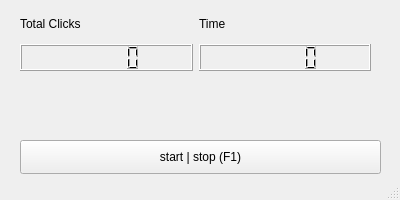
<?xml version="1.0" encoding="UTF-8"?>
<ui version="4.0">
 <class>MainWindow</class>
 <widget class="QMainWindow" name="MainWindow">
  <property name="geometry">
   <rect>
    <x>0</x>
    <y>0</y>
    <width>400</width>
    <height>200</height>
   </rect>
  </property>
  <property name="windowTitle">
   <string>MainWindow</string>
  </property>
  <widget class="QWidget" name="centralwidget">
   <widget class="QPushButton" name="controlButton">
    <property name="geometry">
     <rect>
      <x>20</x>
      <y>140</y>
      <width>361</width>
      <height>34</height>
     </rect>
    </property>
    <property name="text">
     <string>start | stop (F1)</string>
    </property>
   </widget>
   <widget class="QWidget" name="">
    <property name="geometry">
     <rect>
      <x>20</x>
      <y>10</y>
      <width>351</width>
      <height>61</height>
     </rect>
    </property>
    <layout class="QGridLayout" name="gridLayout">
     <item row="0" column="0">
      <widget class="QLabel" name="totalClicksLabel">
       <property name="text">
        <string>Total Clicks</string>
       </property>
      </widget>
     </item>
     <item row="0" column="1">
      <widget class="QLabel" name="timeLabel">
       <property name="text">
        <string>Time</string>
       </property>
      </widget>
     </item>
     <item row="1" column="0">
      <widget class="QLCDNumber" name="counterClicks">
       <property name="toolTip">
        <string>&lt;html&gt;&lt;head/&gt;&lt;body&gt;&lt;p&gt;&lt;br/&gt;&lt;/p&gt;&lt;/body&gt;&lt;/html&gt;</string>
       </property>
       <property name="smallDecimalPoint">
        <bool>false</bool>
       </property>
      </widget>
     </item>
     <item row="1" column="1">
      <widget class="QLCDNumber" name="counterTime">
       <property name="toolTip">
        <string>&lt;html&gt;&lt;head/&gt;&lt;body&gt;&lt;p&gt;&lt;br/&gt;&lt;/p&gt;&lt;/body&gt;&lt;/html&gt;</string>
       </property>
       <property name="smallDecimalPoint">
        <bool>false</bool>
       </property>
      </widget>
     </item>
    </layout>
   </widget>
  </widget>
  <widget class="QStatusBar" name="statusbar"/>
 </widget>
 <resources/>
 <connections/>
</ui>
